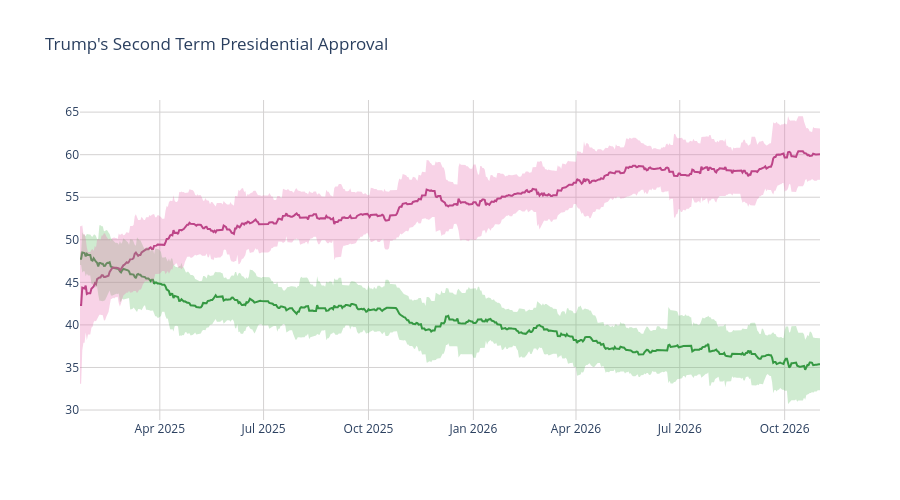

Write notebook code for a chart like this one.
### Code cell
disappr_ci_hex = "#e86eaf"
appr_ci_hex = "#60be65"
disappr_ci_rgba = "rgba(232, 110, 175, 0.3)"
appr_ci_rgba = "rgba(96, 190, 101, 0.3)"
grid_col = "#d4d2d2"


# Approve
fig = go.Figure(go.Scatter(
    x=pres['end_date'],
    y=pres['approve'],
    hovertemplate="%{y:.2f}%",
    name="<b>Approve</b>",
    line=dict(color="#228833"),
    showlegend=False
))

# Disapprove
fig.add_trace(go.Scatter(
    x=pres['end_date'],
    y=pres['disapprove'],
    hovertemplate="%{y:.2f}%",
    name="<b>Disapprove</b>",
    line=dict(color="#aa3377"),
    showlegend=False
    )
)

# Approve CI
fig.add_traces([

    # Upper bound
    go.Scatter(
        x=pres['end_date'],
        y=pres['approve_upper_ci'],
        marker=dict(color=appr_ci_hex),
        line=dict(width=0),
        mode='lines',
        showlegend=False,
        hoverinfo="skip"
    ),

    # Lower bound
    go.Scatter(
        x=pres['end_date'],
        y=pres['approve_lower_ci'],
        marker=dict(color=appr_ci_hex),
        line=dict(width=0),
        mode='lines',
        fillcolor=appr_ci_rgba,
        fill="tonexty",
        showlegend=False,
        hoverinfo="skip"
    )
])

# Disapprove CI
fig.add_traces([

    # Upper bound
    go.Scatter(
        x=pres['end_date'],
        y=pres['disapprove_upper_ci'],
        marker=dict(color=disappr_ci_hex),
        line=dict(width=0),
        mode='lines',
        showlegend=False,
        hoverinfo="skip"
    ),

    # Lower bound
    go.Scatter(
        x=pres['end_date'],
        y=pres['disapprove_lower_ci'],
        marker=dict(color=disappr_ci_hex),
        line=dict(width=0),
        mode='lines',
        fillcolor=disappr_ci_rgba,
        fill="tonexty",
        showlegend=False,
        hoverinfo="skip"
    )
])

fig.update_layout(
    title=dict(text="Trump's Second Term Presidential Approval"),
    hovermode="x"
)

fig.update_xaxes(gridcolor=grid_col)
fig.update_yaxes(gridcolor=grid_col)

fig.update_layout(hovermode="x", hoverlabel_align="right", plot_bgcolor="rgba(0, 0, 0, 0)", height=500)
fig.show()

### Figure 1 — Plotly figure (JSON) as saved in the notebook; plotly's stock layout.template omitted (floating-point values rounded to 4 significant figures; data arrays with more than 128 entries replaced by an {"elided": "..."} marker saying what was removed)
{"data": [{"hovertemplate": "%{y:.2f}%", "line": {"color": "#228833"}, "name": "<b>Approve</b>", "showlegend": false, "type": "scatter", "x": {"elided": "650 str values"}, "y": {"elided": "650 float values"}}, {"hovertemplate": "%{y:.2f}%", "line": {"color": "#aa3377"}, "name": "<b>Disapprove</b>", "showlegend": false, "type": "scatter", "x": {"elided": "650 str values"}, "y": {"elided": "650 float values"}}, {"hoverinfo": "skip", "line": {"width": 0}, "marker": {"color": "#60be65"}, "mode": "lines", "showlegend": false, "type": "scatter", "x": {"elided": "650 str values"}, "y": {"elided": "650 float values"}}, {"fill": "tonexty", "fillcolor": "rgba(96, 190, 101, 0.3)", "hoverinfo": "skip", "line": {"width": 0}, "marker": {"color": "#60be65"}, "mode": "lines", "showlegend": false, "type": "scatter", "x": {"elided": "650 str values"}, "y": {"elided": "650 float values"}}, {"hoverinfo": "skip", "line": {"width": 0}, "marker": {"color": "#e86eaf"}, "mode": "lines", "showlegend": false, "type": "scatter", "x": {"elided": "650 str values"}, "y": {"elided": "650 float values"}}, {"fill": "tonexty", "fillcolor": "rgba(232, 110, 175, 0.3)", "hoverinfo": "skip", "line": {"width": 0}, "marker": {"color": "#e86eaf"}, "mode": "lines", "showlegend": false, "type": "scatter", "x": {"elided": "650 str values"}, "y": {"elided": "650 float values"}}], "layout": {"height": 500, "hoverlabel": {"align": "right"}, "hovermode": "x", "plot_bgcolor": "rgba(0, 0, 0, 0)", "title": {"text": "Trump's Second Term Presidential Approval"}, "xaxis": {"gridcolor": "#d4d2d2"}, "yaxis": {"gridcolor": "#d4d2d2"}}}
